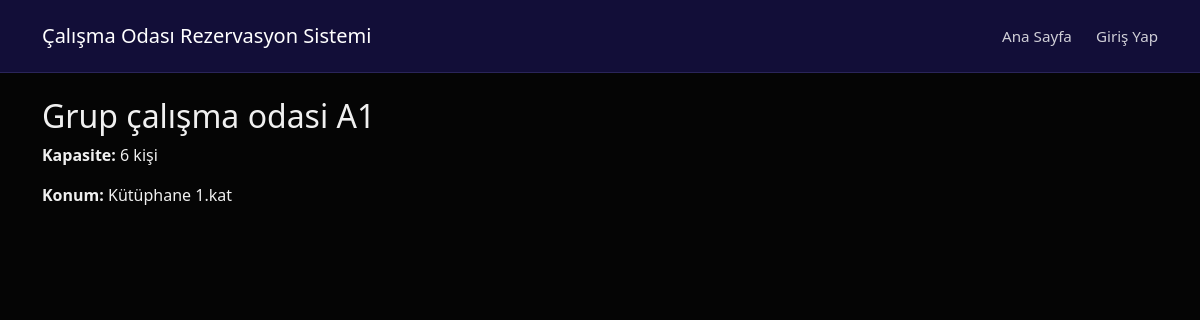
Screenshot of /rooms/1/ with the database file from the repository.
### rooms/models.py (models this page shows, shortened)
class Room(models.Model):
    name = models.CharField(max_length=100, verbose_name="Oda Adı")
    slug = models.SlugField(unique=True, blank=True, null=True)
    capacity = models.PositiveIntegerField(verbose_name="Kapasite")
    location = models.CharField(max_length=200, verbose_name="Konum", blank=True)
    is_active = models.BooleanField(default=True, verbose_name="Aktif mi?")

### rooms/views.py (the view)
# urls.py: path('<int:pk>/', views.room_detail, name='detail'),
def room_detail(request, pk):
    room = Room.objects.get(pk=pk)
    return render(request, 'detail.html', {'room': room})

### rooms/templates/detail.html (shortened to what this page needs)
{% extends "base.html" %}
{% block content %}
  <h2>{{ room.name }}</h2>
  <p><strong>Kapasite:</strong> {{ room.capacity }} kişi</p>
  <p><strong>Konum:</strong> {{ room.location }}</p>
{% endblock %}

### calismaodasi/static/css/styles.css (style rules this page uses)
.dark-theme { background-color: #050505; color: #f0f0f0; min-height: 100vh; }

### rows the page displays
Room: name "Grup çalışma odasi A1", capacity "6", location "Kütüphane 1.kat"
